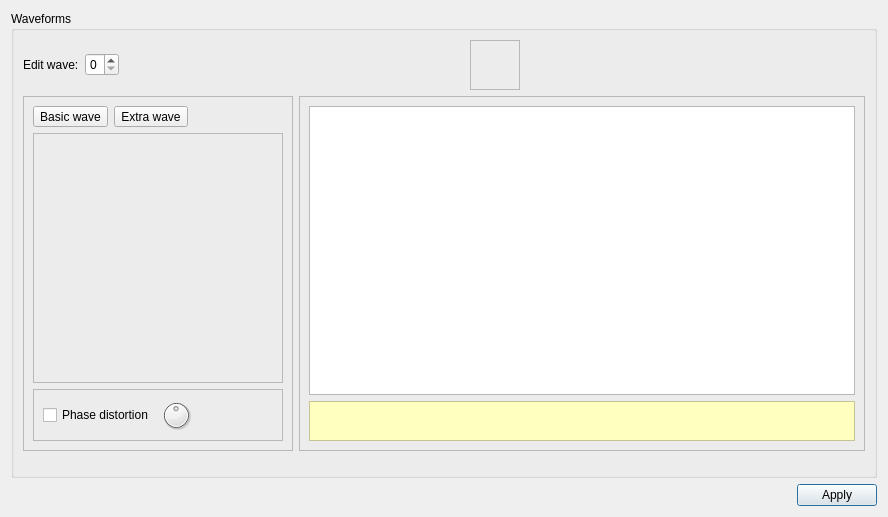
<?xml version="1.0" encoding="UTF-8"?>
<ui version="4.0">
 <class>ChipEditor</class>
 <widget class="QDialog" name="ChipEditor">
  <property name="geometry">
   <rect>
    <x>0</x>
    <y>0</y>
    <width>888</width>
    <height>517</height>
   </rect>
  </property>
  <property name="windowTitle">
   <string>Edit chip</string>
  </property>
  <layout class="QVBoxLayout" name="verticalLayout">
   <item>
    <widget class="QGroupBox" name="groupBox">
     <property name="title">
      <string>Waveforms</string>
     </property>
     <layout class="QVBoxLayout" name="verticalLayout_4">
      <item>
       <layout class="QHBoxLayout" name="horizontalLayout">
        <item>
         <widget class="QLabel" name="label">
          <property name="text">
           <string>Edit wave:</string>
          </property>
         </widget>
        </item>
        <item>
         <widget class="QSpinBox" name="valWaveNumber">
          <property name="maximum">
           <number>7</number>
          </property>
         </widget>
        </item>
        <item>
         <spacer name="horizontalSpacer">
          <property name="orientation">
           <enum>Qt::Horizontal</enum>
          </property>
          <property name="sizeHint" stdset="0">
           <size>
            <width>40</width>
            <height>20</height>
           </size>
          </property>
         </spacer>
        </item>
        <item>
         <widget class="QFrame" name="frame_2">
          <property name="minimumSize">
           <size>
            <width>50</width>
            <height>50</height>
           </size>
          </property>
          <property name="maximumSize">
           <size>
            <width>50</width>
            <height>50</height>
           </size>
          </property>
          <property name="frameShape">
           <enum>QFrame::StyledPanel</enum>
          </property>
          <property name="frameShadow">
           <enum>QFrame::Raised</enum>
          </property>
          <layout class="QHBoxLayout" name="horizontalLayout_2">
           <property name="leftMargin">
            <number>0</number>
           </property>
           <property name="topMargin">
            <number>0</number>
           </property>
           <property name="rightMargin">
            <number>0</number>
           </property>
           <property name="bottomMargin">
            <number>0</number>
           </property>
           <item>
            <widget class="WaveView" name="waveDefault" native="true"/>
           </item>
          </layout>
         </widget>
        </item>
        <item>
         <spacer name="horizontalSpacer_2">
          <property name="orientation">
           <enum>Qt::Horizontal</enum>
          </property>
          <property name="sizeHint" stdset="0">
           <size>
            <width>40</width>
            <height>20</height>
           </size>
          </property>
         </spacer>
        </item>
       </layout>
      </item>
      <item>
       <layout class="QHBoxLayout" name="horizontalLayout_5">
        <item>
         <widget class="QFrame" name="frame_3">
          <property name="sizePolicy">
           <sizepolicy hsizetype="Maximum" vsizetype="Preferred">
            <horstretch>0</horstretch>
            <verstretch>0</verstretch>
           </sizepolicy>
          </property>
          <property name="frameShape">
           <enum>QFrame::StyledPanel</enum>
          </property>
          <property name="frameShadow">
           <enum>QFrame::Raised</enum>
          </property>
          <layout class="QVBoxLayout" name="verticalLayout_2">
           <item>
            <layout class="QHBoxLayout" name="horizontalLayout_4">
             <item>
              <widget class="QToolButton" name="btnBasicWave">
               <property name="text">
                <string>Basic wave</string>
               </property>
              </widget>
             </item>
             <item>
              <widget class="QToolButton" name="btnExtraWave">
               <property name="text">
                <string>Extra wave</string>
               </property>
              </widget>
             </item>
             <item>
              <spacer name="horizontalSpacer_4">
               <property name="orientation">
                <enum>Qt::Horizontal</enum>
               </property>
               <property name="sizeHint" stdset="0">
                <size>
                 <width>40</width>
                 <height>20</height>
                </size>
               </property>
              </spacer>
             </item>
            </layout>
           </item>
           <item>
            <widget class="QFrame" name="frame">
             <property name="minimumSize">
              <size>
               <width>250</width>
               <height>250</height>
              </size>
             </property>
             <property name="maximumSize">
              <size>
               <width>250</width>
               <height>250</height>
              </size>
             </property>
             <property name="frameShape">
              <enum>QFrame::StyledPanel</enum>
             </property>
             <property name="frameShadow">
              <enum>QFrame::Raised</enum>
             </property>
             <layout class="QHBoxLayout" name="horizontalLayout_3">
              <property name="leftMargin">
               <number>0</number>
              </property>
              <property name="topMargin">
               <number>0</number>
              </property>
              <property name="rightMargin">
               <number>0</number>
              </property>
              <property name="bottomMargin">
               <number>0</number>
              </property>
              <item>
               <widget class="WaveView" name="waveCurrent" native="true"/>
              </item>
             </layout>
            </widget>
           </item>
           <item>
            <widget class="QFrame" name="frame_5">
             <property name="frameShape">
              <enum>QFrame::StyledPanel</enum>
             </property>
             <property name="frameShadow">
              <enum>QFrame::Raised</enum>
             </property>
             <layout class="QHBoxLayout" name="horizontalLayout_6">
              <item>
               <widget class="QCheckBox" name="chkPhaseDist">
                <property name="text">
                 <string>Phase distortion</string>
                </property>
               </widget>
              </item>
              <item>
               <widget class="QDial" name="valPhaseDist">
                <property name="maximumSize">
                 <size>
                  <width>32</width>
                  <height>32</height>
                 </size>
                </property>
                <property name="minimum">
                 <number>-100</number>
                </property>
                <property name="maximum">
                 <number>100</number>
                </property>
               </widget>
              </item>
              <item>
               <spacer name="horizontalSpacer_3">
                <property name="orientation">
                 <enum>Qt::Horizontal</enum>
                </property>
                <property name="sizeHint" stdset="0">
                 <size>
                  <width>40</width>
                  <height>20</height>
                 </size>
                </property>
               </spacer>
              </item>
             </layout>
            </widget>
           </item>
          </layout>
         </widget>
        </item>
        <item>
         <widget class="QFrame" name="frame_4">
          <property name="frameShape">
           <enum>QFrame::StyledPanel</enum>
          </property>
          <property name="frameShadow">
           <enum>QFrame::Raised</enum>
          </property>
          <layout class="QVBoxLayout" name="verticalLayout_3">
           <item>
            <widget class="QPlainTextEdit" name="valWaveCode">
             <property name="font">
              <font>
               <family>Monospace</family>
              </font>
             </property>
            </widget>
           </item>
           <item>
            <widget class="QPlainTextEdit" name="txtCodeErrors">
             <property name="maximumSize">
              <size>
               <width>16777215</width>
               <height>40</height>
              </size>
             </property>
             <property name="font">
              <font>
               <pointsize>7</pointsize>
              </font>
             </property>
             <property name="styleSheet">
              <string notr="true">color: #A40000;
background-color: #FFFFBF;
</string>
             </property>
            </widget>
           </item>
          </layout>
         </widget>
        </item>
       </layout>
      </item>
      <item>
       <spacer name="verticalSpacer">
        <property name="orientation">
         <enum>Qt::Vertical</enum>
        </property>
        <property name="sizeHint" stdset="0">
         <size>
          <width>20</width>
          <height>149</height>
         </size>
        </property>
       </spacer>
      </item>
     </layout>
    </widget>
   </item>
   <item>
    <widget class="QDialogButtonBox" name="buttonBox">
     <property name="standardButtons">
      <set>QDialogButtonBox::Apply</set>
     </property>
    </widget>
   </item>
  </layout>
 </widget>
 <customwidgets>
  <customwidget>
   <class>WaveView</class>
   <extends>QWidget</extends>
   <header>waveview.h</header>
   <container>1</container>
  </customwidget>
 </customwidgets>
 <resources/>
 <connections/>
</ui>
